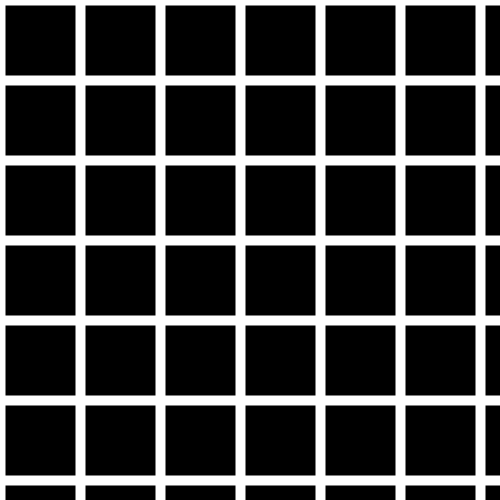
Frame 1 (no input)
Frame 60 (the mouse pressed at the canvas centre just before this capture): identical to frame 1, image omitted
Frame 120 (the mouse held since frame 60 and released just before this capture): identical to frame 1, image omitted

The Processing sketch that drew this single still picture (run headless with seeded random() and noise(); from frame 60 on, the mouse is pressed at the canvas centre):

// Processing sketch: Hermann_Grid_Illusion
// ── Hermann_Grid_Illusion.pde
void setup() {
  size(500, 500);
}

void draw() {
  background(0);
  for (int i = 0; i < height; i += 80) {
    stroke(255, 255, 255);
    strokeWeight(10);
    line(0, i, width, i);
    line(i, 0, i, height);
  }
}
